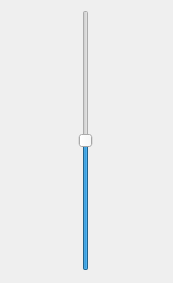
<?xml version="1.0" encoding="UTF-8"?>
<ui version="4.0">
 <class>Rana</class>
 <widget class="QWidget" name="Rana">
  <property name="geometry">
   <rect>
    <x>0</x>
    <y>0</y>
    <width>173</width>
    <height>283</height>
   </rect>
  </property>
  <property name="windowTitle">
   <string>Form</string>
  </property>
  <widget class="QSlider" name="rana_slider">
   <property name="geometry">
    <rect>
     <x>10</x>
     <y>10</y>
     <width>151</width>
     <height>261</height>
    </rect>
   </property>
   <property name="styleSheet">
    <string notr="true">background-image: url(:/resources/BKG_palanca.png);</string>
   </property>
   <property name="minimum">
    <number>-1</number>
   </property>
   <property name="maximum">
    <number>1</number>
   </property>
   <property name="pageStep">
    <number>3</number>
   </property>
   <property name="sliderPosition">
    <number>0</number>
   </property>
   <property name="orientation">
    <enum>Qt::Vertical</enum>
   </property>
  </widget>
 </widget>
 <resources/>
 <connections/>
</ui>
